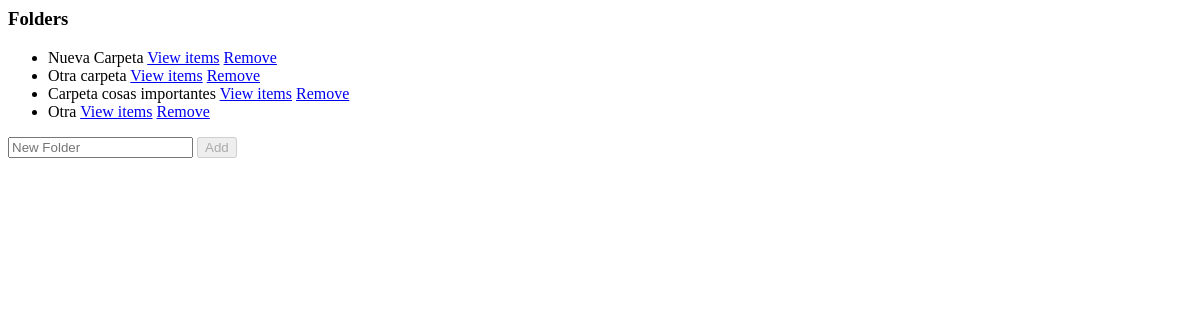
Before: / with the older database file.
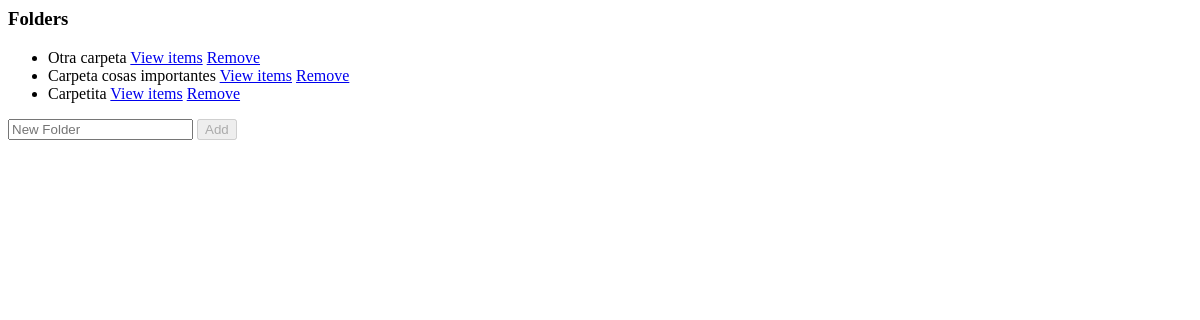
After: the same page with the newer database file.
### todofolder/models.py (models this page shows)
class ToDoFolder(models.Model):
    description = models.CharField(max_length=255)

### todofolder/views.py (the view)
# urls.py: path('', views.index, name='todofolder.index'),
def index(request):
    folders = ToDoFolder.objects.all()
    return render(request, 'todofolder/index.html', {'folders': folders})

### todofolder/templates/todofolder/index.html (shortened to what this page needs)
{% block content %}
    <h3>Folders</h3>
    {% if folders %}
        <ul>
            {% for folder in folders %}
                <li>
                    {{ folder.description }}
                    <a href="{% url 'todoitem.index' folder.id %}">View items</a>
                    <a href="{% url 'todofolder.delete' folder.id %}">Remove</a>
                </li>
            {% endfor %}
        </ul>
    {% else %}
        <p>There are no folders, create one!</p>
    {% endif %}
    <form action="{% url 'todofolder.create' %}" method="post">
        <input type="text" id="folder_name" name="folder_name" placeholder="New Folder">
        <input id="send-button" type="submit" value="Add" disabled>
    </form>
{% endblock %}

Changed rows visible on the page:
removed ToDoFolder: description "Nueva Carpeta"
removed ToDoFolder: description "Otra"
added ToDoFolder: description "Carpetita"
